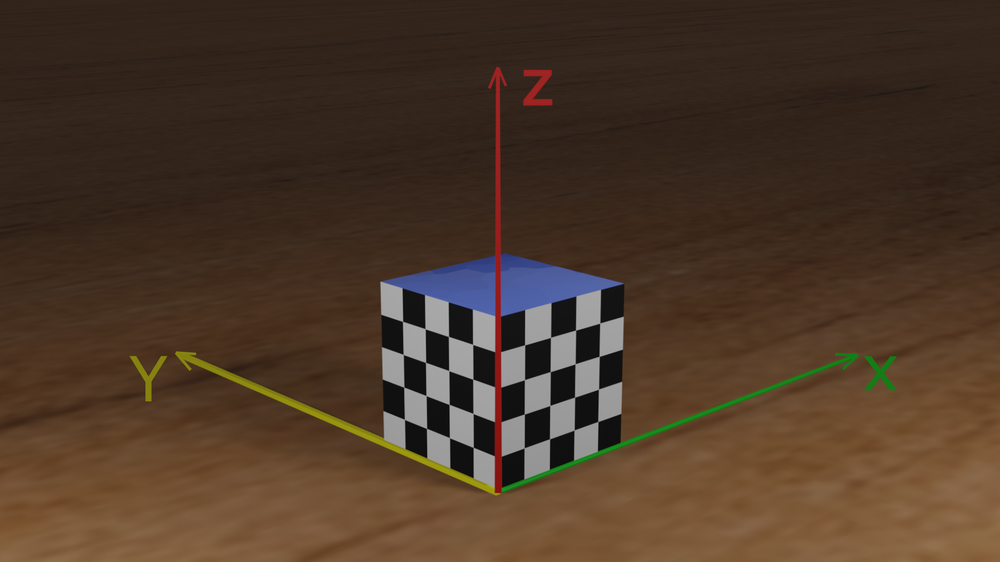
#> input picture checkboard.png, 1000 x 562 px, shrunk from 2002 x 1126 before the run
$ python task2.py
#> lines starting #> are read from the running program, lines starting #| are printed output that depends on the picture; long printed decimals are rounded
###############
##Design the function "calibrate" to  return
# (1) intrinsic_params: should be a list with four elements: [f_x, f_y, o_x, o_y], where f_x and f_y is focal length, o_x and o_y is offset;
# (2) is_constant: should be bool data type. False if the intrinsic parameters differed from world coordinates.
#                                            True if the intrinsic parameters are invariable.
#It is ok to add other functions if you need
###############
import numpy as np
from cv2 import imread, cvtColor, COLOR_BGR2GRAY, TERM_CRITERIA_EPS, TERM_CRITERIA_MAX_ITER, \
    findChessboardCorners, cornerSubPix, drawChessboardCorners

def calibrate(imgname):
    #......
#> called with imgname = 'checkboard.png'
    criteria = (TERM_CRITERIA_EPS + TERM_CRITERIA_MAX_ITER, 30, 0.001)

    checkboardpoints = np.array([[40,0,40],[40,0,30],[40,0,20],[40,0,10],[30,0,40],[30,0,30],[30,0,20],[30,0,10],
                           [20,0,40],[20,0,30],[20,0,20],[20,0,10],[10,0,40],[10,0,30],[10,0,20],[10,0,10],
                           [0,10,40],[0,10,30],[0,10,20],[0,10,10],[0,20,40],[0,20,30],[0,20,20],[0,20,10],
                           [0,30,40],[0,30,30],[0,30,20],[0,30,10],[0,40,40],[0,40,30],[0,40,20],[0,40,10]])
    wobjpoints = []
    imgpoints = []

    img = imread(imgname)
#> img is the input picture: shape (562, 1000, 3); mean B, G, R 40.6, 56.2, 76.2
    gray = cvtColor(img,COLOR_BGR2GRAY)
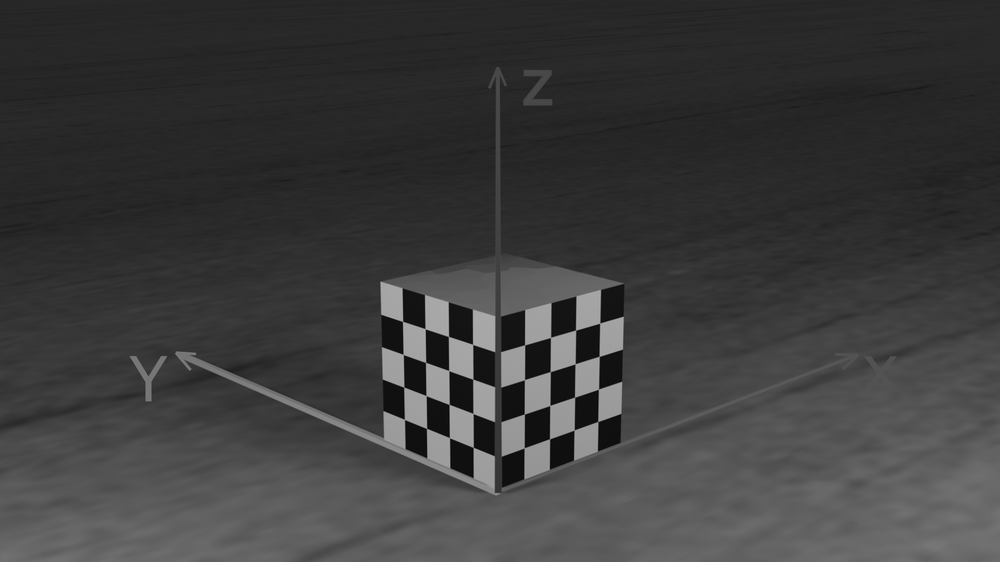
#> gray: shape (562, 1000); min 2, max 178, mean 60.4


    ret,corners=findChessboardCorners(gray,(4,9),None)
#> ret = True; corners = 36 rows, first 8: [599.6, 323.3], [599, 356.5], [598.5, 389.2], [597.9, 421.5], [575.9, 330.2], [575, 363.8], [574.7, 397.2], [574, 430]


    if ret == True:
        wobjpoints.append(checkboardpoints)
        for i in range (0,4):
            corners  = np.delete(corners,16,axis=0)
#> after the loop, corners = 32 rows, first 8: [599.6, 323.3], [599, 356.5], [598.5, 389.2], [597.9, 421.5], [575.9, 330.2], [575, 363.8], [574.7, 397.2], [574, 430]

        corners2 = cornerSubPix(gray,corners,(4,4),(-1,-1),criteria)
#> corners2 = 32 rows, first 8: [599.7, 323.1], [599.2, 356.3], [598.5, 389.2], [597.8, 421.5], [575.6, 330.1], [575.1, 363.8], [574.6, 397.2], [574.1, 430]

        imgpoints.append(corners2)

        img = drawChessboardCorners(img, (4,4), corners2[0:15,:,:],ret)
        img = drawChessboardCorners(img, (4,4), corners2[16:31,:,:],ret)
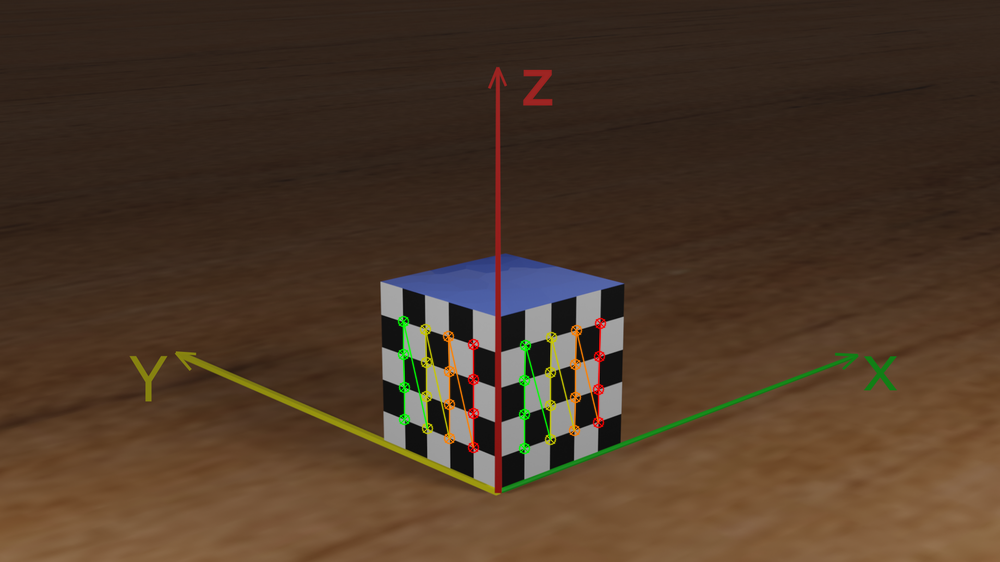
#> img: shape (562, 1000, 3); mean B, G, R 40, 56.6, 76.7

    else:
        print ("Corners not found")


    worldpoints=wobjpoints[0]
    imagepoints=imgpoints[0]
#> imagepoints has the same summary as corners2
    imagepoints = imagepoints.reshape((imagepoints.shape[0]*imagepoints.shape[1]), imagepoints.shape[2])
#> imagepoints = 32 pairs, first value 402.5 to 599.7, second value 321.4 to 447.9

    worldr,worldc=worldpoints.shape
    imager,imagec=imagepoints.shape
#> imager = 32; imagec = 2

    n=worldr
    ProjMat=np.zeros((2*n,12))

    for i in range(n):

        X,Y,Z=worldpoints[i]
        x,y=imagepoints[i]

        eqn1 = np.array([  X,  Y,  Z,  1,  0,  0,  0,  0, -(X*x), -(Y*x), -(Z*x), -(x)])
        eqn2 = np.array([  0,  0,  0,  0,  X,  Y,  Z,  1, -(X*y), -(Y*y), -(Z*y), -(y)])
        ProjMat[2*i] = eqn1
        ProjMat[(2*i) + 1] = eqn2
#> this loop made 32 passes
#> (x, y, eqn1, eqn2) on passes 1 to 5: (599.7, 323.1, [40, 0, 40, 1, 0, 0, 0, 0, -23988.7, 0, -23988.7, -599.7], [0, 0, 0, 0, 40, 0, 40, 1, -12924.8, 0, -12924.8, -323.1]), (599.2, 356.3, [40, 0, 30, 1, 0, 0, 0, 0, -23967.1, 0, -17975.3, -599.2], [0, 0, 0, 0, 40, 0, 30, 1, -14253.9, 0, -10690.4, -356.3]), (598.5, 389.2, [40, 0, 20, 1, 0, 0, 0, 0, -23939.4, 0, -11969.7, -598.5], [0, 0, 0, 0, 40, 0, 20, 1, -15566.4, 0, -7783.2, -389.2]), (597.8, 421.5, [40, 0, 10, 1, 0, 0, 0, 0, -23911.8, 0, -5978, -597.8], [0, 0, 0, 0, 40, 0, 10, 1, -16860.2, 0, -4215.1, -421.5]), (575.6, 330.1, [30, 0, 40, 1, 0, 0, 0, 0, -17266.9, 0, -23022.6, -575.6], [0, 0, 0, 0, 30, 0, 40, 1, -9903.9, 0, -13205.2, -330.1])


    U, S, VT = np.linalg.svd(ProjMat)
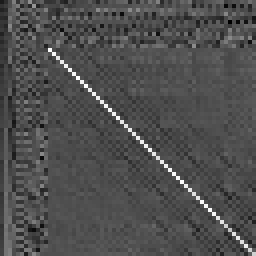
#> U: shape (64, 64) float64 (shown 4 times larger); min -0.421, max 0.932, mean -0.00164; drawn with min black and max white
#> S = [114765.9, 67690.5, 32493.5, 1099.9, 182.3, 109.9, 51.71, 9.88, 6.9, 4.99, 1.2, 0.000407]
    x=VT[-1]
#> x = [-0.00505, 0.00225, 0.000487, -0.712, 0.000215, 0.000238, 0.0053, -0.702, -2.51e-06, -2.64e-06, 9.73e-07, -0.00143]
    print (x)
#| [-5.04878530e-03  2.24700379e-03  4.87100525e-04 -7.11765615e-01
#|   2.15238347e-04  2.37587164e-04  5.29972056e-03 -7.02373618e-01
#|  -2.50658871e-06 -2.64229310e-06  9.73263041e-07 -1.42966737e-03]
    lambdaa=np.sqrt(1/np.sum(x[8:11]*x[8:11]))
#> lambdaa = 265260.9
    mmatrix=lambdaa*x
#> mmatrix = [-1339.2, 596, 129.2, -188803.6, 57.09, 63.02, 1405.8, -186312.3, -0.665, -0.701, 0.258, -379.2]
    mmatrix=mmatrix.reshape(3,4)
#> mmatrix = [[-1339.2, 596, 129.2, -188803.6], [57.09, 63.02, 1405.8, -186312.3], [-0.665, -0.701, 0.258, -379.2]]

    m3 = np.transpose((mmatrix[2,0:3]))
#> m3 = [-0.665, -0.701, 0.258]

    ox1 = (mmatrix[0,0:3]).dot(m3)
#> ox1 = 506.1
    oy1 = (mmatrix[1,0:3]).dot(m3)
#> oy1 = 280.8

    ox = ox1.item()
#> ox = 506.1
    oy = oy1.item()
#> oy = 280.8

    m1 = np.transpose((mmatrix[0,0:3]))
#> m1 = [-1339.2, 596, 129.2]

    m2 = np.transpose((mmatrix[1,0:3]))
#> m2 = [57.09, 63.02, 1405.8]

    fx=np.sqrt(np.sum((m1.dot(mmatrix[0,0:3]))-(ox*ox)))
#> fx = 1381.8

    fy=np.sqrt(np.sum((m2.dot(mmatrix[1,0:3]))-(oy*oy)))
#> fy = 1380.1

    intrinsic_params=[fx,fy,ox,oy]
#> intrinsic_params = [1381.8, 1380.1, 506.1, 280.8]

    return intrinsic_params,True


if __name__ == "__main__":
    intrinsic_params, is_constant = calibrate('checkboard.png')
#> intrinsic_params = [1381.8, 1380.1, 506.1, 280.8]; is_constant = True
    print(intrinsic_params)
#| [1381.827, 1380.102, 506.058, 280.801]
    print(is_constant)
#| True
